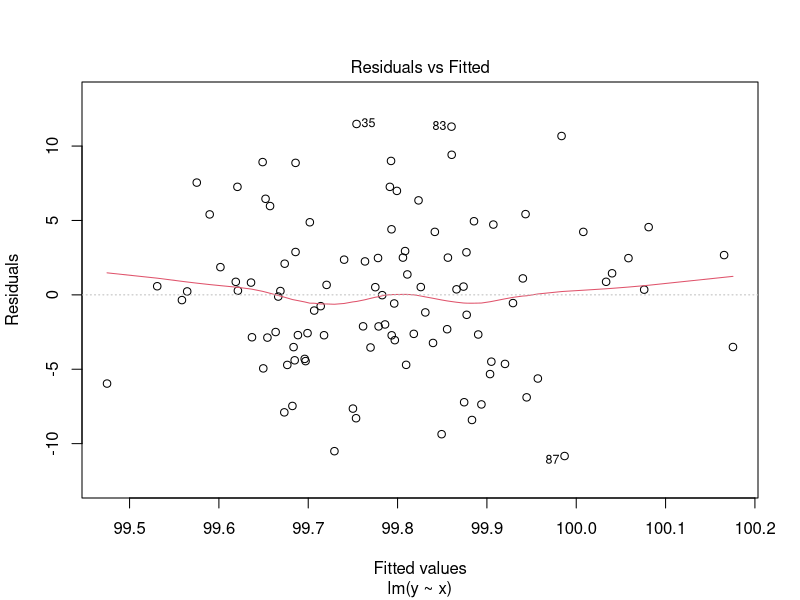
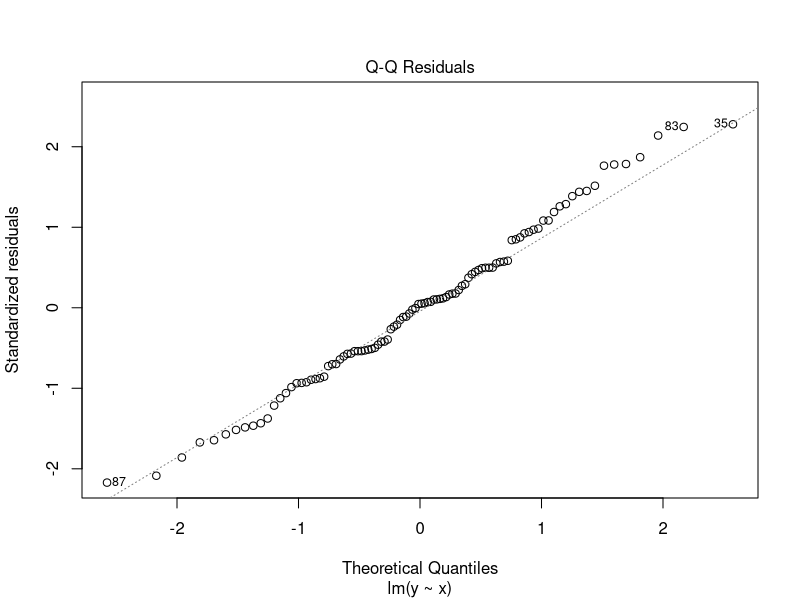
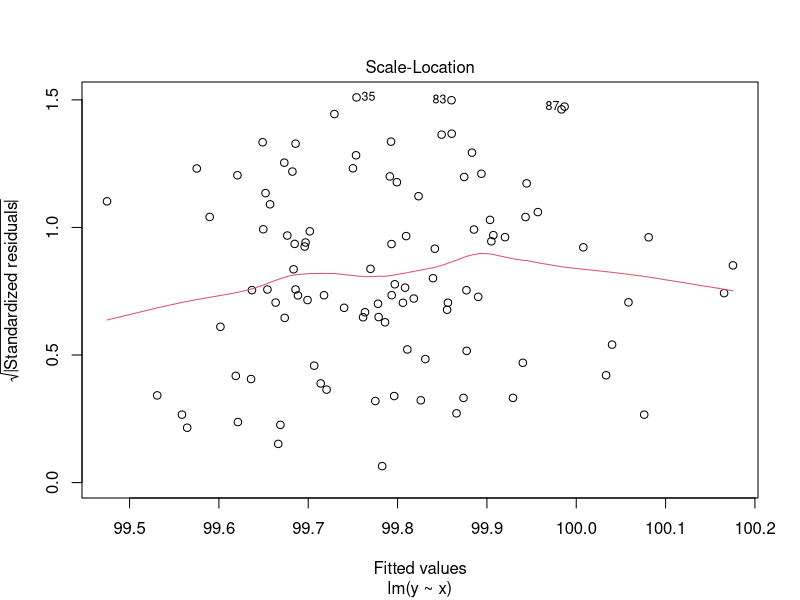
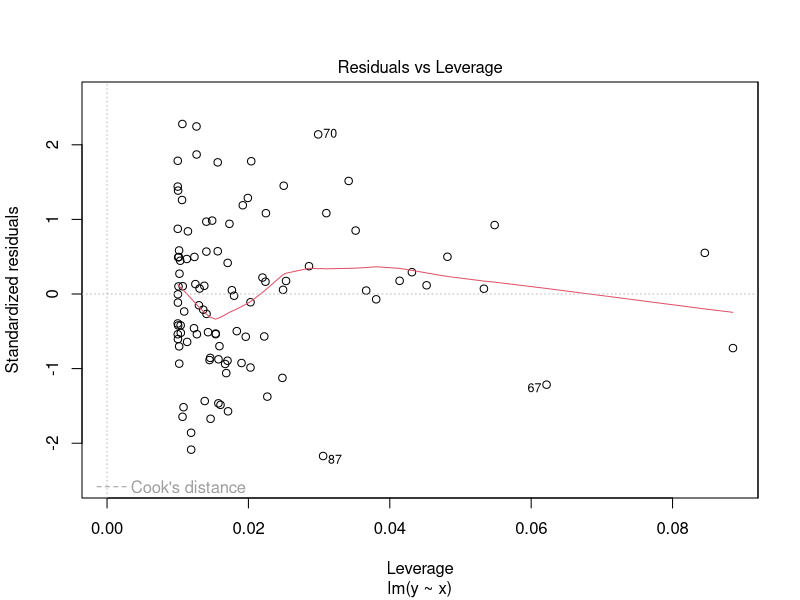

Here is the R script that generated these plots, in order:
#script para gerar gráfico das patentes abandonadas e ativas.

patentTable <- read.csv("Patentes_da_UFAL_EXCEL.csv",stringsAsFactors = F)

#plot(patentTable)
#assintotas <- c(2,5,6,3,7,9)
#ordenadas <- c(9,8,6,3,7,5)
#plot(assintotas,ordenadas,"n")
#plot(tan,-10,100)


pdf("output.pdf")
x=rnorm(100,40,3)
y=rnorm(100,100,5)
fit=lm(y~x)
summary(fit)
plot(fit)
dev.off()
